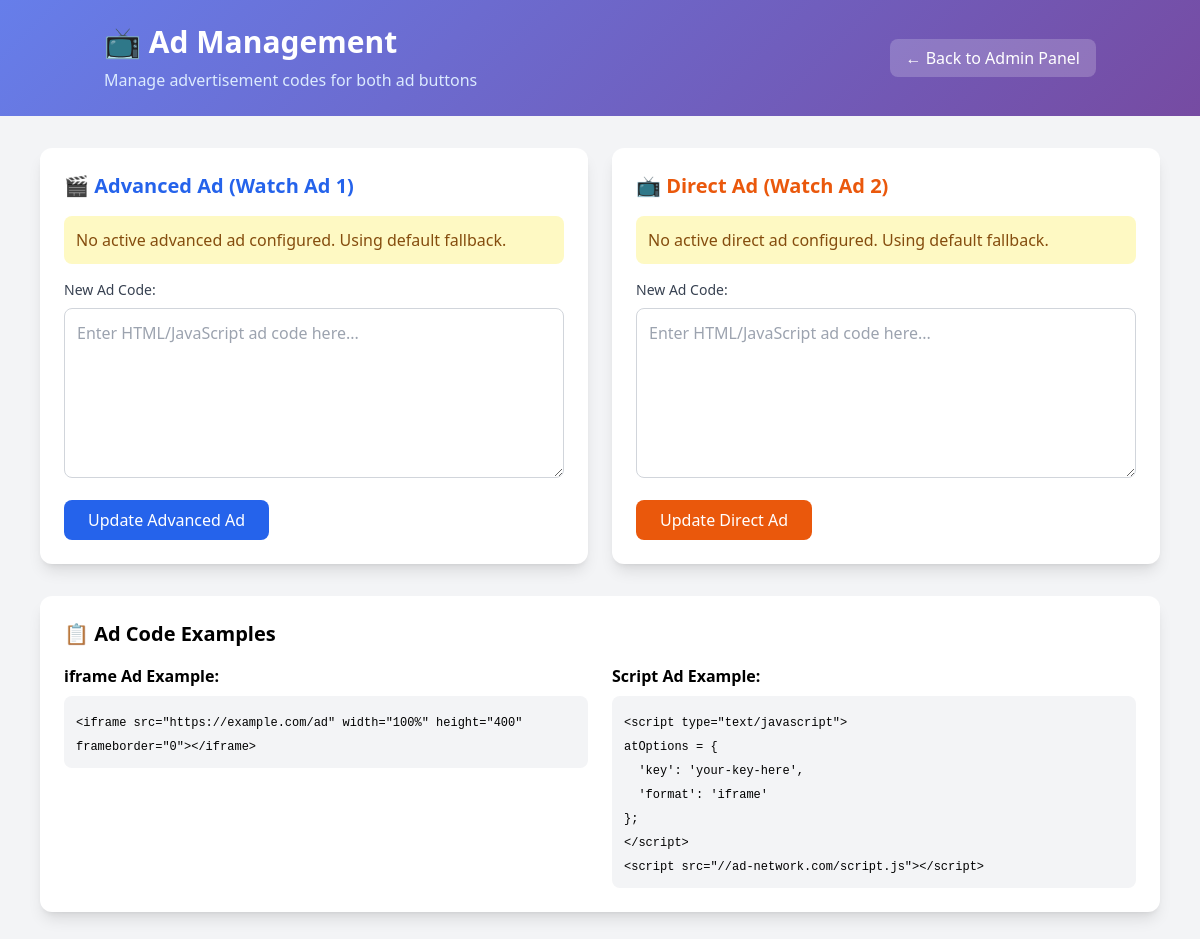
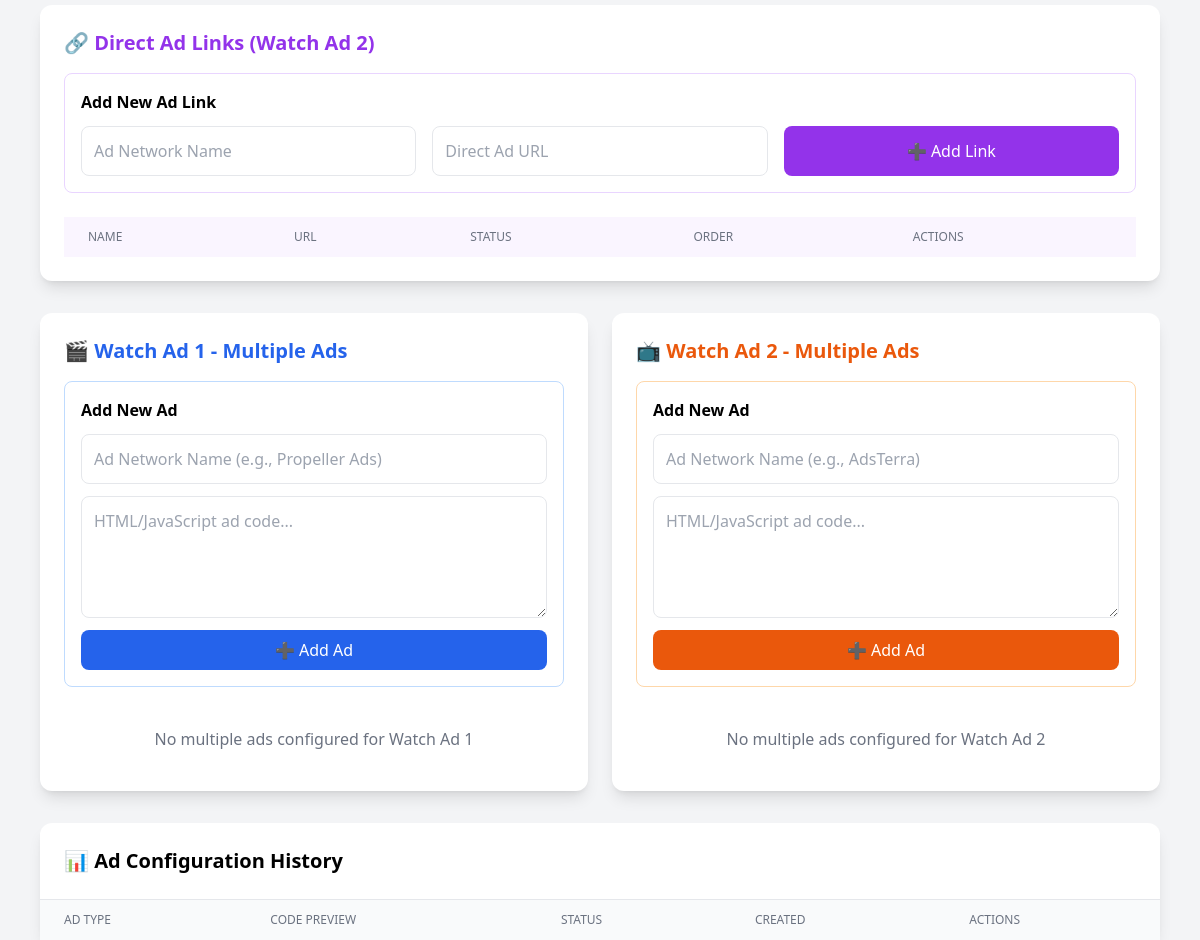
/admin/ad-management (signed in), run on an earlier commit of the app's database (2 pictures, top to bottom).
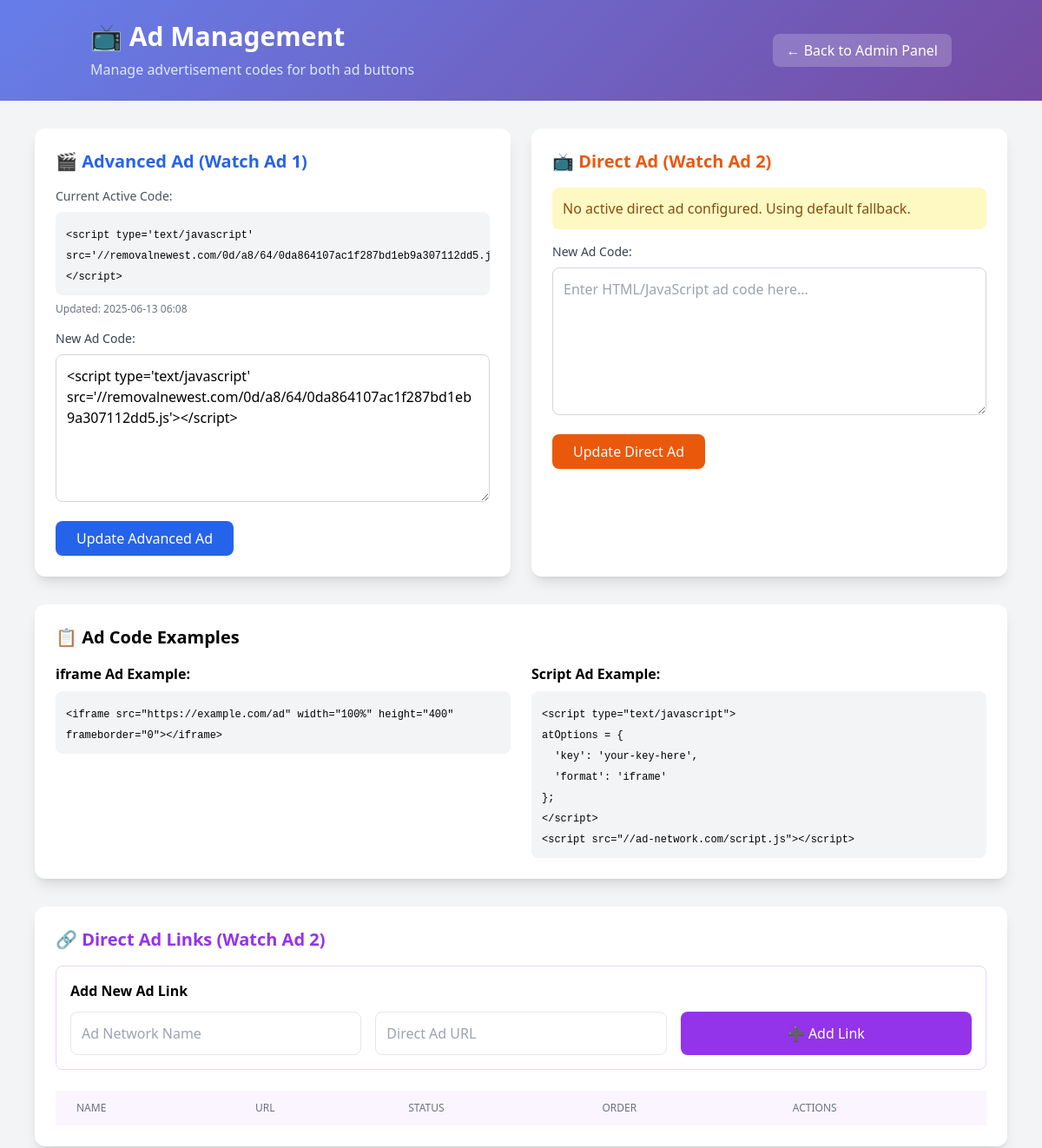
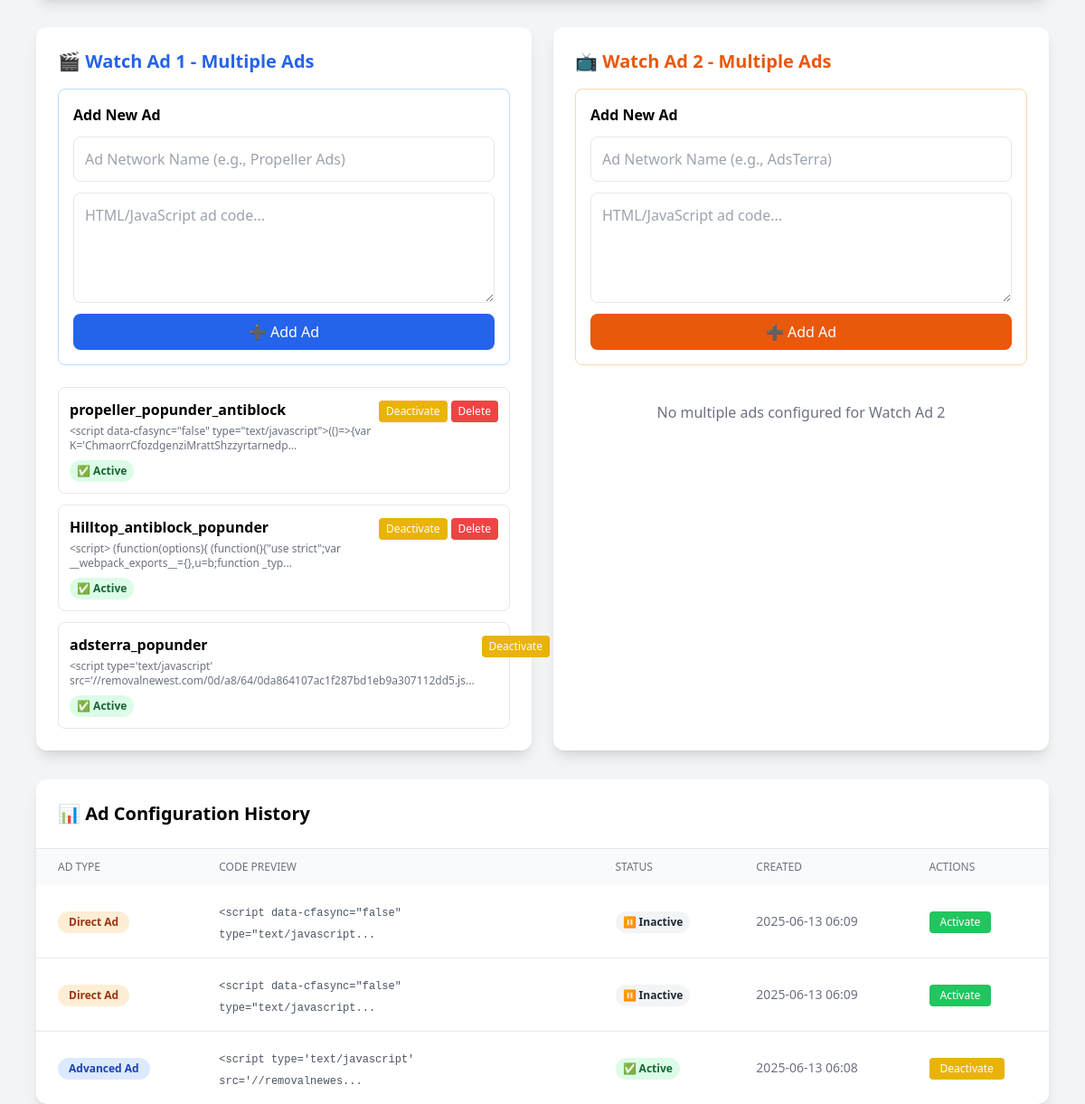
And on a later commit of the database (2 pictures, top to bottom).
### main.py (models this page shows)
class AdConfiguration(db.Model):
    id = db.Column(db.Integer, primary_key=True)
    ad_type = db.Column(db.String(50), nullable=False)  # 'advanced_ad', 'direct_ad'
    ad_code = db.Column(db.Text, nullable=False)
    is_active = db.Column(db.Boolean, default=True)
    created_at = db.Column(db.DateTime, default=datetime.utcnow)
    updated_at = db.Column(db.DateTime, default=datetime.utcnow)

class MultipleAdConfig(db.Model):
    id = db.Column(db.Integer, primary_key=True)
    ad_type = db.Column(db.String(50), nullable=False)  # 'watch_ad_1', 'watch_ad_2'
    ad_name = db.Column(db.String(100), nullable=False)  # Display name like "Propeller Ads"
    ad_code = db.Column(db.Text, nullable=False)  # HTML/JS code
    display_order = db.Column(db.Integer, default=0)
    is_active = db.Column(db.Boolean, default=True)
    created_at = db.Column(db.DateTime, default=datetime.utcnow)
    updated_at = db.Column(db.DateTime, default=datetime.utcnow)

### main.py (the view)
@app.route('/admin/ad-management')
def admin_ad_management():
    if not is_admin():
        flash('Access denied. Admin privileges required.')
        return redirect(url_for('home'))
    advanced_ad = AdConfiguration.query.filter_by(ad_type='advanced_ad', is_active=True).first()
    direct_ad = AdConfiguration.query.filter_by(ad_type='direct_ad', is_active=True).first()
    all_ads = AdConfiguration.query.order_by(AdConfiguration.created_at.desc()).all()
    ad_links = AdLink.query.order_by(AdLink.display_order).all()
    watch_ad_1_ads = MultipleAdConfig.query.filter_by(ad_type='watch_ad_1').order_by(MultipleAdConfig.display_order).all()
    watch_ad_2_ads = MultipleAdConfig.query.filter_by(ad_type='watch_ad_2').order_by(MultipleAdConfig.display_order).all()
    return render_template('admin_ad_management.html',
                         advanced_ad=advanced_ad,
                         direct_ad=direct_ad,
                         all_ads=all_ads,
                         ad_links=ad_links,
                         watch_ad_1_ads=watch_ad_1_ads,
                         watch_ad_2_ads=watch_ad_2_ads)

### main.py (called while the page is built)
@app.before_request
def track_user_activity():
    if 'user_id' in session:
        update_user_activity(session['user_id'])

@app.context_processor
def inject_global_announcements():
    try:
        global_announcements = Announcement.query.filter_by(is_active=True).order_by(Announcement.created_at.desc()).all()
        return dict(global_announcements=global_announcements)
    except:
        return dict(global_announcements=[])

def is_admin():
    return session.get('is_admin_logged_in', False)

### templates/admin_ad_management.html (shortened to what the changed rows need)
<!DOCTYPE html>
<html lang="en">
<head>
    <script src="https://cdn.tailwindcss.com"></script>
</head>
<body class="bg-gray-100 min-h-screen">
    <div class="gradient-bg text-white py-6 mb-8">
        <div class="container mx-auto px-4">
            <div class="flex justify-between items-center">
                <div>
                    <h1 class="text-3xl font-bold">📺 Ad Management</h1>
                </div>
            </div>
        </div>
    </div>
    <div class="container mx-auto px-4 max-w-6xl">
        <div class="grid grid-cols-1 lg:grid-cols-2 gap-6 mb-8">
            <div class="bg-white rounded-xl shadow-lg p-6">
                <h3 class="text-xl font-bold mb-4 text-blue-600">🎬 Advanced Ad (Watch Ad 1)</h3>
                {% if advanced_ad %}
                    <div class="mb-4">
                        <div class="text-sm text-gray-600 mb-2">Current Active Code:</div>
                        <div class="bg-gray-100 p-3 rounded-lg max-h-32 overflow-y-auto">
                            <code class="text-xs">{{ advanced_ad.ad_code[:200] }}{% if advanced_ad.ad_code|length > 200 %}...{% endif %}</code>
                        </div>
                        <div class="text-xs text-gray-500 mt-2">
                            Updated: {{ advanced_ad.updated_at.strftime('%Y-%m-%d %H:%M') }}
                        </div>
                    </div>
                {% else %}
                    <div class="bg-yellow-100 text-yellow-800 p-3 rounded-lg mb-4">
                        No active advanced ad configured. Using default fallback.
                    </div>
                {% endif %}
                <form method="POST" action="{{ url_for('update_ad_code') }}">
                    <div class="mb-4">
                        <label class="block text-sm font-medium text-gray-700 mb-2">New Ad Code:</label>
                        <textarea name="ad_code" rows="6" class="w-full p-3 border border-gray-300 rounded-lg focus:outline-none focus:ring-2 focus:ring-blue-500" placeholder="Enter HTML/JavaScript ad code here...">{{ advanced_ad.ad_code if advanced_ad else '' }}</textarea>
                    </div>
                    <button type="submit" class="bg-blue-600 text-white px-6 py-2 rounded-lg hover:bg-blue-700 transition duration-200">
                    </button>
                </form>
            </div>
        </div>
        <div class="bg-white rounded-xl shadow-lg p-6 mb-8">
            <div class="overflow-x-auto">
                <table class="min-w-full">
                    <thead class="bg-purple-50">
                        <tr>
                            <th class="py-3 px-6 text-left text-xs font-medium text-gray-500 uppercase">Name</th>
                            <th class="py-3 px-6 text-left text-xs font-medium text-gray-500 uppercase">URL</th>
                            <th class="py-3 px-6 text-left text-xs font-medium text-gray-500 uppercase">Status</th>
                            <th class="py-3 px-6 text-left text-xs font-medium text-gray-500 uppercase">Order</th>
                            <th class="py-3 px-6 text-left text-xs font-medium text-gray-500 uppercase">Actions</th>
                        </tr>
                    </thead>
                </table>
            </div>
        </div>
        <div class="grid grid-cols-1 lg:grid-cols-2 gap-6 mb-8">
            <div class="bg-white rounded-xl shadow-lg p-6">
                <div class="space-y-3">
                    {% for ad in watch_ad_1_ads %}
                    <div class="border border-gray-200 rounded-lg p-3">
                        <div class="flex justify-between items-start">
                            <div class="flex-1">
                                <h5 class="font-semibold">{{ ad.ad_name }}</h5>
                                <p class="text-xs text-gray-500 mt-1">{{ ad.ad_code[:100] }}{% if ad.ad_code|length > 100 %}...{% endif %}</p>
                                <span class="inline-flex px-2 py-1 text-xs font-semibold rounded-full {% if ad.is_active %}bg-green-100 text-green-800{% else %}bg-gray-100 text-gray-800{% endif %} mt-2">
                                    {% if ad.is_active %}✅ Active{% else %}⏸️ Inactive{% endif %}
                                </span>
                            </div>
                            <div class="flex space-x-1 ml-2">
                                <form method="POST" action="{{ url_for('toggle_multiple_ad', ad_id=ad.id) }}" class="inline">
                                    <button type="submit" class="{% if ad.is_active %}bg-yellow-500 hover:bg-yellow-600{% else %}bg-green-500 hover:bg-green-600{% endif %} text-white px-2 py-1 rounded text-xs">
                                        {% if ad.is_active %}Deactivate{% else %}Activate{% endif %}
                                    </button>
                                </form>
                                <form method="POST" action="{{ url_for('delete_multiple_ad', ad_id=ad.id) }}" class="inline" onsubmit="return confirm('Are you sure?')">
                                    <button type="submit" class="bg-red-500 hover:bg-red-600 text-white px-2 py-1 rounded text-xs">
                                        Delete
                                    </button>
                                </form>
                            </div>
                        </div>
                    </div>
                    {% endfor %}
                    {% if not watch_ad_1_ads %}
                    <div class="text-center text-gray-500 py-4">
                        No multiple ads configured for Watch Ad 1
                    </div>
                    {% endif %}
                </div>
            </div>
        </div>
        <div class="bg-white rounded-xl shadow-lg">
            <div class="overflow-x-auto">
                <table class="min-w-full">
                    <thead class="bg-gray-50">
                        <tr>
                            <th class="py-3 px-6 text-left text-xs font-medium text-gray-500 uppercase">Ad Type</th>
                            <th class="py-3 px-6 text-left text-xs font-medium text-gray-500 uppercase">Code Preview</th>
                            <th class="py-3 px-6 text-left text-xs font-medium text-gray-500 uppercase">Status</th>
                            <th class="py-3 px-6 text-left text-xs font-medium text-gray-500 uppercase">Created</th>
                            <th class="py-3 px-6 text-left text-xs font-medium text-gray-500 uppercase">Actions</th>
                        </tr>
                    </thead>
                    <tbody class="divide-y divide-gray-200">
                        {% for ad in all_ads %}
                        <tr class="hover:bg-gray-50">
                            <td class="py-4 px-6">
                                <span class="inline-flex px-3 py-1 text-xs font-semibold rounded-full {% if ad.ad_type == 'advanced_ad' %}bg-blue-100 text-blue-800{% else %}bg-orange-100 text-orange-800{% endif %}">
                                    {{ ad.ad_type.replace('_', ' ').title() }}
                                </span>
                            </td>
                            <td class="py-4 px-6">
                                <div class="max-w-xs">
                                    <code class="text-xs text-gray-600">
                                        {{ ad.ad_code[:50] }}{% if ad.ad_code|length > 50 %}...{% endif %}
                                    </code>
                                </div>
                            </td>
                            <td class="py-4 px-6">
                                {% if ad.is_active %}
                                    <span class="inline-flex px-2 py-1 text-xs font-semibold rounded-full bg-green-100 text-green-800">
                                        ✅ Active
                                    </span>
                                {% else %}
                                    <span class="inline-flex px-2 py-1 text-xs font-semibold rounded-full bg-gray-100 text-gray-800">
                                        ⏸️ Inactive
                                    </span>
                                {% endif %}
                            </td>
                            <td class="py-4 px-6 text-sm text-gray-500">
                                {{ ad.created_at.strftime('%Y-%m-%d %H:%M') }}
                            </td>
                            <td class="py-4 px-6">
                                <form method="POST" action="{{ url_for('toggle_ad_status', ad_id=ad.id) }}">
                                    <button type="submit" class="{% if ad.is_active %}bg-yellow-500 hover:bg-yellow-600{% else %}bg-green-500 hover:bg-green-600{% endif %} text-white px-3 py-1 rounded text-xs transition">
                                        {% if ad.is_active %}Deactivate{% else %}Activate{% endif %}
                                    </button>
                                </form>
                            </td>
                        </tr>
                        {% endfor %}
                    </tbody>
                </table>
            </div>
        </div>
    </div>
</body>
</html>

What changed in the data, as far as the page shows it:
added AdConfiguration: ad_code "<script type='text/javascript'…", updated_at "2025-06-13 06:08", ad_code "<script type='text/javascript' src='//removalnewest.com/0d/a8/64/0da864107ac1f287bd1eb9a307112dd5.js'></script>", ad_type.replace "Advanced Ad", ad_code "<script type='text/javascript' src='//removalnewes", is_active "✅ Active", created_at "2025-06-13 06:08"
added MultipleAdConfig: ad_name "propeller_popunder_antiblock", ad_code "<script data-cfasync=\"false\" type=\"text/javascript\">(()=>{var K='ChmaorrCfozdgenziMrattShzzyrtarnedp", is_active "✅ Active"
added MultipleAdConfig: ad_name "Hilltop_antiblock_popunder", ad_code "<script> (function(options){ (function(){\"use strict\";var __webpack_exports__={},u=b;function _typ", is_active "✅ Active"
added MultipleAdConfig: ad_name "adsterra_popunder", ad_code "<script type='text/javascript' src='//removalnewest.com/0d/a8/64/0da864107ac1f287bd1eb9a307112dd5.js", is_active "✅ Active"
added AdConfiguration: ad_type.replace "Direct Ad", ad_code "<script data-cfasync=\"false\" type=\"text/javascript", is_active "⏸️ Inactive", created_at "2025-06-13 06:09"
added AdConfiguration: ad_type.replace "Direct Ad", ad_code "<script data-cfasync=\"false\" type=\"text/javascript", is_active "⏸️ Inactive", created_at "2025-06-13 06:09"
Also different on the page:
text no longer shown: "No active advanced ad configured. Using default fallback. No multiple ads configured for Watch Ad 1"
text now shown: "Current Active Code: Updated:"
